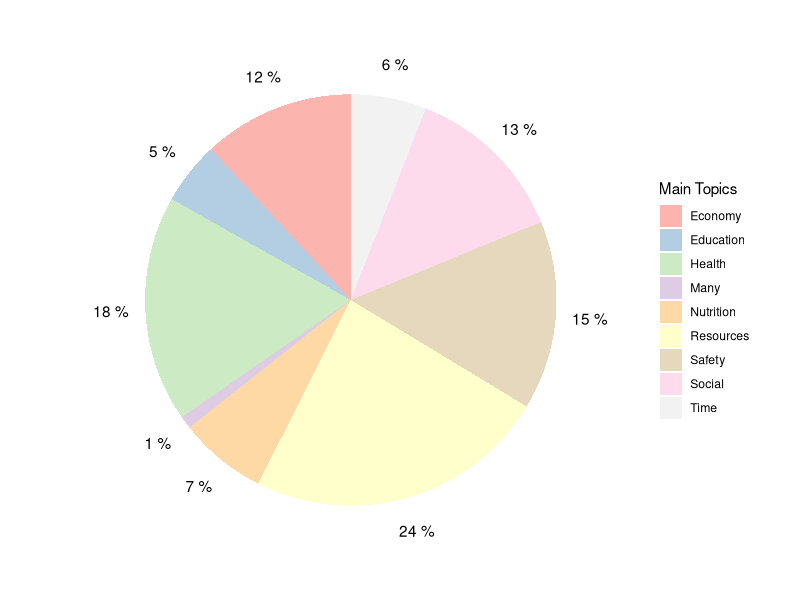

R code for this plot:
### Code for a pie chart showing which topics occurred how often within the ###
### literature research ###

library(readxl)
library(tidyverse)
library(ggplot2)
#library(MetBrewer)
library(RColorBrewer)

#Use the excel sheet
Thesis <- read_excel("./methods-excel.xlsx", sheet = 1)

### In order to show a plot for the main topics, the topics have to be extracted
### 
#Here: Nutrition

#Summary of main topics
Thesis$Main_topic_1

#Use gather function to group two main topics together.

Together <- Thesis %>% 
  gather(key = "TopicPart", value = "Topics", c(Main_topic_1, Main_topic_2))

#############################################################################
Together$Topics


#So, the first step is to differentiate between NAs
Together <- Together %>% 
  mutate_all(~replace(., . == "NA", NA))


#Show the Numbers per topic
Amount <- Together %>%
  count(Together$Topics)

#Exclude NAs
Amount <- na.omit(Amount)

#Calculation of the percentages of the different used methods 
Amount <- Amount %>%
  mutate(perc = round((n / sum(n) * 100), 0))

#to get a % sign next to the values:
label <- paste(Amount$perc, "%")

#Show summary
Amount$`Together$Topics`

### Pie chart with tidyverse ###
MainTopic_Extraction <- Amount %>% 
  ggplot(aes(x = "", y =perc, fill = `Together$Topics`)) +
  geom_col() +
  geom_text(aes(x = 1.6, label = label),
            position = position_stack(vjust = .5),
            show.legend = FALSE) +
  guides(fill = guide_legend(title = "Main Topics ")) +
  coord_polar(theta = "y")+
  theme_void() +
  scale_fill_brewer(palette = "Pastel1")

#Show the plot:
MainTopic_Extraction

